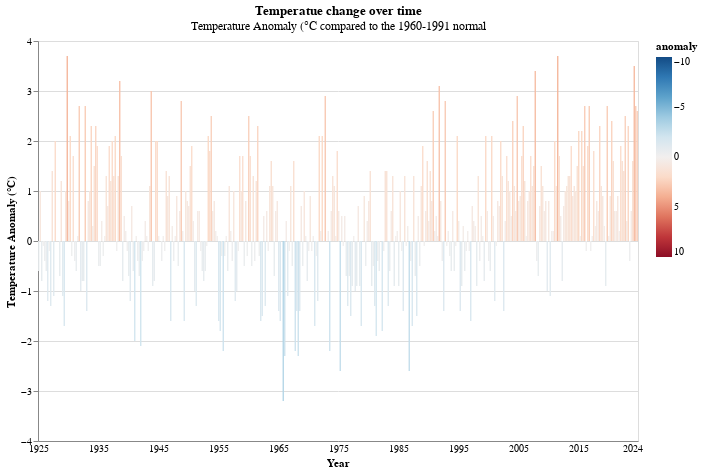

Notebook cell for this chart:
### Code cell
color_change = alt.datum.anomaly > 0

alt.Chart(amomaly_temperature,
title=alt.Title("Temperatue change over time",
subtitle='Temperature Anomaly (°C compared to the 1960-1991 normal')
).mark_bar(
    bandSize=40,
).encode(
    x = alt.X("year_month:O", axis=alt.Axis(labelAngle=0,
                                            labelExpr='substring(datum.value, 0, 4)',
                                            values=['1925-03', '1935-03', '1945-03', '1955-03', '1965-03', '1975-03', '1985-03', '1995-03', '2005-03', '2015-03', '2024-03'],
                                            labelOverlap=True, ticks=False), title="Year"),
    y =alt.Y('anomaly:Q', title="Temperature Anomaly (°C)"),
#    tooltip=['year', 'month', 'anomaly'],
    color=alt.Color('anomaly:Q',  # Use 'value' for coloring
                    scale=alt.Scale(scheme='redblue', domain=[10, -10])), # Legend customization
).properties(
    width=600,
    height=400,
)

### Figure 1 — Vega-Lite specification as saved in the notebook (floating-point values rounded to 4 significant figures; data arrays with more than 128 entries replaced by an {"elided": "..."} marker saying what was removed)
{"config": {"view": {"continuousWidth": 300, "continuousHeight": 300}}, "data": {"name": "data-7a327902cf5a19ec2f0f6ae33dfd629d"}, "mark": {"type": "bar", "bandSize": 40}, "encoding": {"color": {"field": "anomaly", "scale": {"domain": [10, -10], "scheme": "redblue"}, "type": "quantitative"}, "x": {"axis": {"labelAngle": 0, "labelExpr": "substring(datum.value, 0, 4)", "labelOverlap": true, "ticks": false, "values": ["1925-03", "1935-03", "1945-03", "1955-03", "1965-03", "1975-03", "1985-03", "1995-03", "2005-03", "2015-03", "2024-03"]}, "field": "year_month", "title": "Year", "type": "ordinal"}, "y": {"field": "anomaly", "title": "Temperature Anomaly (°C)", "type": "quantitative"}}, "height": 400, "title": {"text": "Temperatue change over time", "subtitle": "Temperature Anomaly (°C compared to the 1960-1991 normal"}, "width": 600, "$schema": "https://vega.github.io/schema/vega-lite/v5.20.1.json", "datasets": {"data-7a327902cf5a19ec2f0f6ae33dfd629d": {"elided": "400 records"}}}
